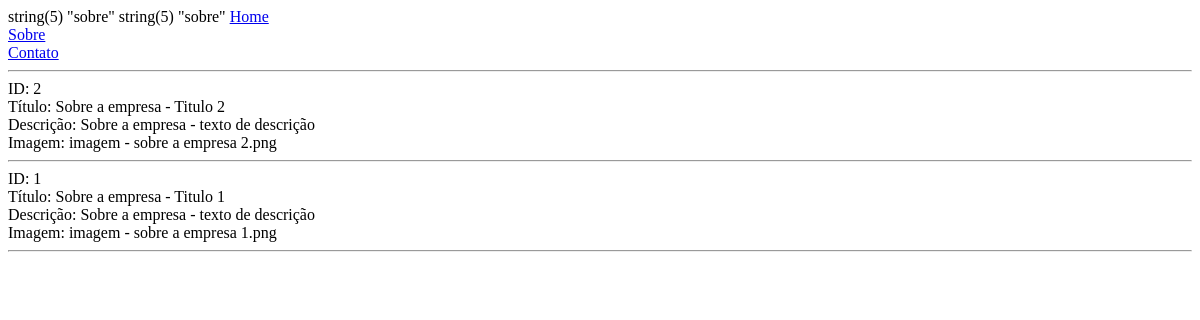
/site-php/sobre, run on an earlier commit of the app's database.
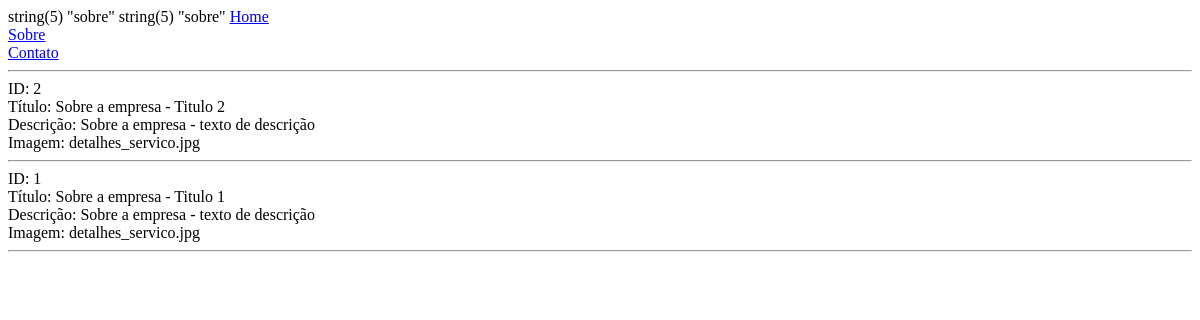
And on a later commit of the database.
### tables this page shows
CREATE TABLE IF NOT EXISTS `sts_abouts_companies` (
  `id` int(11) NOT NULL AUTO_INCREMENT,
  `title` varchar(220) NOT NULL,
  `description_about` text NOT NULL,
  `image_about` varchar(220) NOT NULL,
  `sts_situation_id` int(11) NOT NULL,
  `created` datetime NOT NULL,
  `modified` datetime DEFAULT NULL,
  PRIMARY KEY (`id`),
  KEY `sts_situation_id` (`sts_situation_id`)
);

### site-php/lib/lib_clean_url.php (called while the page is built, shortened)
<?php
function cleanUrl($url) {
    var_dump($url);
    $format_a = '"!@#$%*()+{[}];:,\\\'<>°ºª';
    $format_b = '____________________________';
    $content_strtr = strtr($url, $format_a, $format_b);
    $content_replace = str_ireplace(" ", "", $content_strtr);
    $content_tag = strip_tags($content_replace);
    $content_url = trim($content_tag);
    var_dump($content_url);
    return $content_url;
}

### site-php/app/sts/view/sobre.php (the view, shortened to what this page needs)
<!DOCTYPE html>
<html>
    <head>
    </head>
    <body>
        <?php
            $query_abouts= "SELECT id, title, description_about, image_about
            FROM sts_abouts_companies
            WHERE sts_situation_id = 1 /*com a situação 1 */
            ORDER BY id DESC
            LIMIT 40";
            $result_abouts = mysqli_query($conn, $query_abouts);
            while ($row_about = mysqli_fetch_assoc($result_abouts)){
                extract ($row_about);
                echo "ID: $id <br>";
                echo "Título: $title <br>";
                echo "Descrição: $description_about <br>";
                echo "Imagem: $image_about <br><hr>";
            }
        ?>
    </body>
</html>

### site-php/index.php (shortened to what this page needs)
<?php
    include_once './lib/lib_clean_url.php';
    $url=filter_input(INPUT_GET, 'url', FILTER_SANITIZE_STRING);
    $url_clean = cleanUrl($url);
    $url_path = explode("/", $url_clean);
    if (isset($url_path[0])){
        $path_page = $url_path[0];
    }else{
        $path_page="";
    }
?>
<!DOCTYPE html>
<html>
    <head>
    </head>
    <body>
        <?php
            include_once './app/sts/include/menu.php';
            if(!empty($url)){
                if(file_exists("app/sts/view/". $path_page.".php")){
                    include "app/sts/view/".$path_page.".php";
                }else{
                    include "app/sts/view/404.php";
                }
            }else{
                include 'app/sts/view/home.php';
            }
        ?>
    </body>
</html>

### site-php/app/sts/include/menu.php (shortened to what this page needs)
<?php
    echo "<a href='".URLSITE."'>Home</a><br>";
    echo "<a href='".URLSITE."/sobre'>Sobre</a><br>";
    echo "<a href='".URLSITE."/contato'>Contato</a><br><hr>";

What changed in the data, as far as the page shows it:
changed sts_abouts_companies "Sobre a empresa - Titulo 2": image_about "imagem - sobre a empresa 2.png" → "detalhes_servico.jpg"
changed sts_abouts_companies "Sobre a empresa - Titulo 1": image_about "imagem - sobre a empresa 1.png" → "detalhes_servico.jpg"
